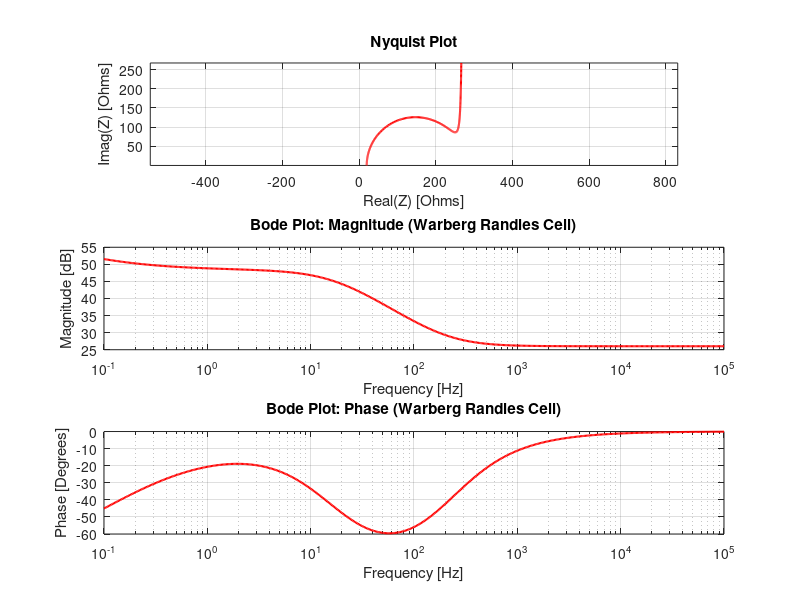

MATLAB code to generate this figure:
% Simplifed Randles model with wahburg coeff

freq = logspace(-1, 5, 500);
omega = 2 * pi * freq;

Rs = 20;
Rp = 250;
Cdl = 40e-6;
sigma = 150;

Z_Rs = Rs;
Z_Cdl = 1 ./ (1j*omega*Cdl);
Z_W = sigma * (1j * omega).^(-1/2)*(1 - 1j);
Z_Rp = Rp + Z_W;

Z_parallel = 1 ./ (1 ./ Z_Rp + 1 ./ Z_Cdl);

Z_total = Z_Rs + Z_parallel;

figure;
subplot(3,1,1);
plot(real(Z_total), -imag(Z_total), 'r', 'LineWidth', 1.5);
xlabel('Real(Z) [Ohms]');
ylabel('Imag(Z) [Ohms]');
title('Nyquist Plot');
grid on;
axis equal;

subplot(3,1,2);
semilogx(freq, 20*log10(abs(Z_total)), 'r', 'LineWidth', 1.5);
xlabel('Frequency [Hz]');
ylabel('Magnitude [dB]');
title('Bode Plot: Magnitude (Warberg Randles Cell)');
grid on;

subplot(3,1,3);
semilogx(freq, rad2deg(angle(Z_total)), 'r', 'LineWidth', 1.5);
xlabel('Frequency [Hz]');
ylabel('Phase [Degrees]');
title('Bode Plot: Phase (Warberg Randles Cell)');
grid on;
